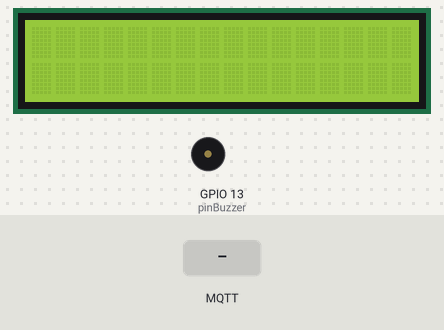
The sketch below on a simulated ESP8266 (Wemos D1 mini). On the bench: 16×2 character LCD, buzzer (waves = sounding, pin HIGH). Inputs (shaded band) come from the test bench. WiFi joins after 1.5 s; servers stay silent unless stated; no MQTT or app messages arrive unless stated; what the sketch prints to the serial monitor is not drawn.

Above: at 2.7 s.
2.8 s: MQTT message "1" arrives on the first subscribed topic
At 4.1 s:
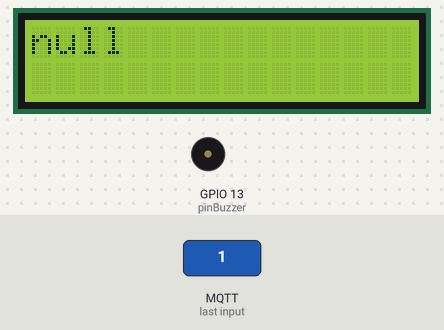
4.7 s: MQTT message "0" arrives on the first subscribed topic
At 4.85 s:
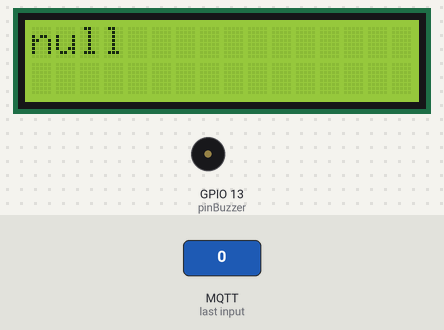
Timing chart, 0 to 7.7 s (numbered marks = the images above; inputs shaded):
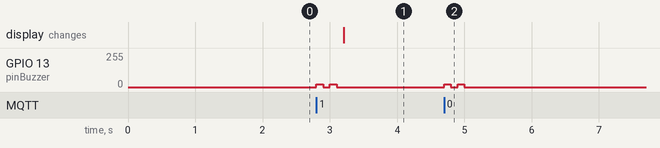

The sketch:

Busca.ino
```cpp
#include <ESP8266WiFi.h>
#include <PubSubClient.h>
#include <Wire.h>
#include <LiquidCrystal_I2C.h>
#include <ArduinoJson.h>

const char* ssid = "*********";             // SSID de la red WIFI a la que deseamos conectarnos
const char* password = "***************";  // Contraseña de dicha red

const char* mqtt_server = "mqtt.beebotte.com"; //broker MQTT de Beebotte
const char* tema_busca= "buscapersonas/lcd";  //tema en el que publica el mensaje
const char usuario[] = "******************"; //Token del canal Busca

WiFiClient clienteWIFI;
PubSubClient clienteMQTT(clienteWIFI);

//Se crea el objeto lcd en la dirección I2C 0x27 para una pantalla de 2 filas de 16 caracteres
LiquidCrystal_I2C lcd(0x27, 16, 2);

int pinBuzzer = 13;

//Función que se ejecuta cuando se recibe un mensaje de alguno de los temas a los que está suscrito
//Solo está suscrito al que recibe los mensajes del busca desde Beebotte
void callback(char* tema, byte* contenido, unsigned int longitudContenido) {
  String mensajeMQTT;
  Serial.print("Ha llegado un mensaje con el tema: ");
  Serial.print(tema);
  Serial.print(" y el contenido: ");
  for (int i = 0; i < longitudContenido; i++) {
    mensajeMQTT = mensajeMQTT + (char)contenido[i];
    Serial.print((char)contenido[i]);
  }
  Serial.println();

  StaticJsonDocument<300> docJson;
  DeserializationError error = deserializeJson(docJson, mensajeMQTT);
  if (error) return;
  String mensajeBusca = docJson["data"];

  beep(); beep();
  mensajeBusca = mensajeBusca.substring(0, 16);
  lcd.clear();
  lcd.print(mensajeBusca);
}

void beep(){
  analogWrite(pinBuzzer, 20);
  delay(100);
  analogWrite(pinBuzzer, 0);
  delay(100);
}

void setup() {
  Serial.begin(115200);
  pinMode(pinBuzzer, OUTPUT);

  //Se inicia el LCD y se enciende la luz de fondo
  lcd.init();
  lcd.backlight();

  //Inicializamos la conexión WiFI
  Serial.print("Conectando a " + String(ssid) + " ");
  WiFi.begin(ssid, password);
  while (WiFi.status() != WL_CONNECTED)
  {
    delay(500);
    Serial.print(".");
  }
  Serial.println(" Conectado");

  //Establecemos el broker que utilizaremos
  clienteMQTT.setServer(mqtt_server, 1883);
  //Establecemos la función a la que se va a llamar cuando llegue un mensaje del broker
  clienteMQTT.setCallback(callback);
}

void loop() {
  //Establecemos la conexión con el broker
  while (!clienteMQTT.connected()) {
      Serial.print("Conectando al broker ...");
      if (clienteMQTT.connect("wemos", usuario, "")) {
        Serial.println("Conectado al broker.");
        clienteMQTT.subscribe(tema_busca);
      } else {
        delay(5000);
      }
  }
  // Cliente escuchando
  clienteMQTT.loop();
}
```

Measured:
- after the input at 2.8 s, GPIO 13 (pinBuzzer): alternates 20/255 for 0.10 s and 0/255 for 0.10 s, 4 changes in all, then stays 0/255, starting at once; the display: changes after 0.41 s (image 1)
- after the input at 4.7 s, GPIO 13 (pinBuzzer): alternates 20/255 for 0.10 s and 0/255 for 0.10 s, 4 changes in all, then stays 0/255, starting at once
